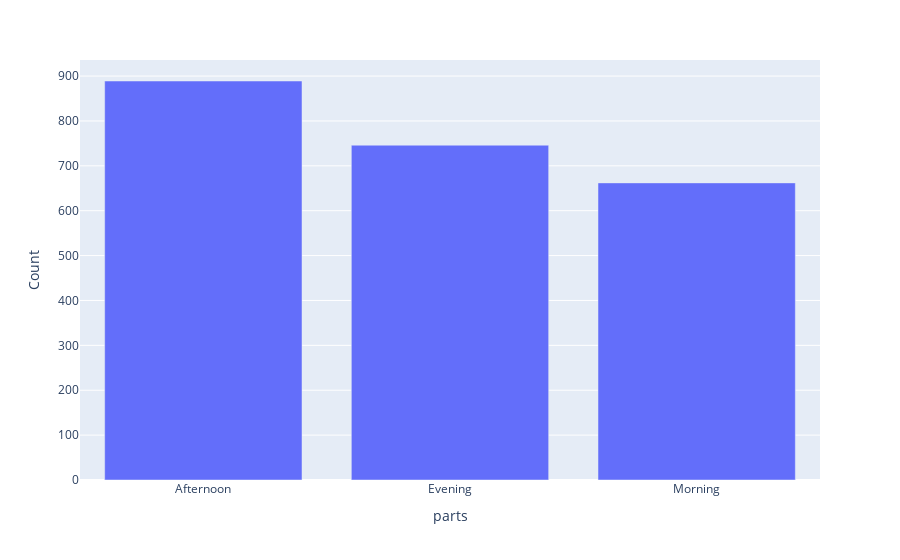

This figure's notebook cell:
### Code cell
# Grouping by hours and minute to visualize analysis number of orders by parts of day by plotly
dfparts = df11.groupby(['parts']).size().to_frame().sort_values([0], ascending = False).head(12).reset_index()
dfparts.columns = ['parts', 'Count']
fig = px.bar(dfparts, x='parts', y = 'Count')
fig.layout.yaxis.title.text = 'Count'
fig.show()

### Figure 1 — Plotly figure (JSON) as saved in the notebook; plotly's stock layout.template omitted (floating-point values rounded to 4 significant figures)
{"data": [{"alignmentgroup": "True", "hovertemplate": "parts=%{x}<br>Count=%{y}<extra></extra>", "legendgroup": "", "marker": {"color": "#636efa", "pattern": {"shape": ""}}, "name": "", "offsetgroup": "", "orientation": "v", "showlegend": false, "textposition": "auto", "type": "bar", "x": ["Afternoon", "Evening", "Morning"], "xaxis": "x", "y": [889, 746, 662], "yaxis": "y"}], "layout": {"barmode": "relative", "legend": {"tracegroupgap": 0}, "margin": {"t": 60}, "xaxis": {"anchor": "y", "domain": [0, 1], "title": {"text": "parts"}}, "yaxis": {"anchor": "x", "domain": [0, 1], "title": {"text": "Count"}}}}
